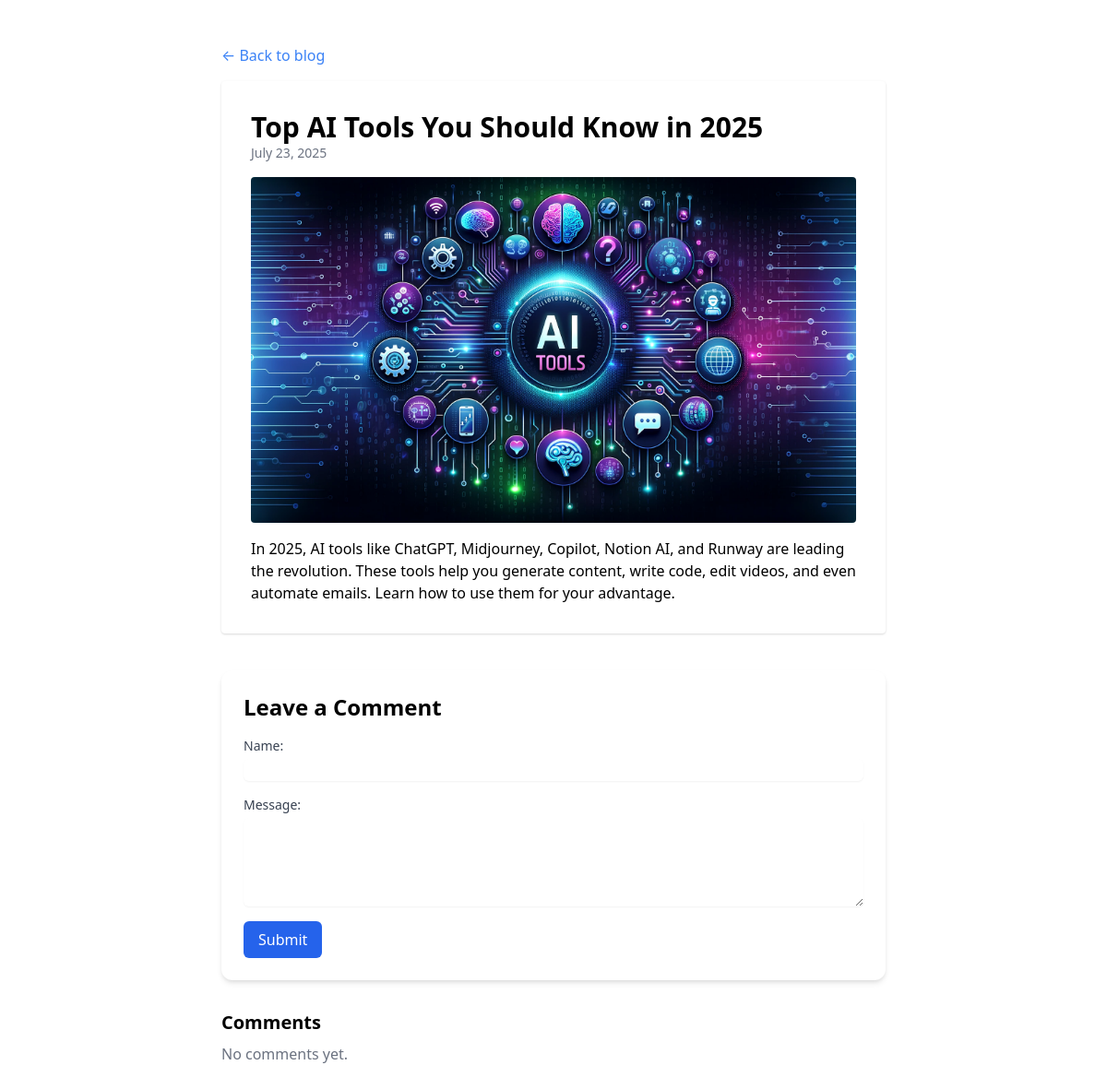
Page /post/top-ai-tools-2025/ on the committed database.
### app/models.py (models this page shows, shortened)
class Post(models.Model):
    title = models.CharField(max_length=200)
    slug = models.SlugField(unique=True, blank=True)
    content = models.TextField()
    image = models.ImageField(upload_to='post_images/', blank=True, null=True)
    category = models.ForeignKey(Category, on_delete=models.SET_NULL, null=True, blank=True)
    created_at = models.DateTimeField(auto_now_add=True)

### app/views.py (the view)
# urls.py: path('post/<slug:slug>/', views.post_detail, name='post_detail'),
def post_detail(request, slug):
    post = get_object_or_404(Post, slug=slug)
    comments = post.comments.all().order_by('-created_at')
    form = CommentForm(request.POST or None)
    if request.method == 'POST' and form.is_valid():
        comment = form.save(commit=False)
        comment.post = post
        comment.save()
        return redirect('post_detail', slug=slug)
    return render(request, 'post_detail.html', {'post': post, 'form': form, 'comments': comments})

### app/forms.py
class CommentForm(forms.ModelForm):
    class Meta:
        model = Comment
        fields = ['name', 'message']

### app/templates/post_detail.html (shortened to what this page needs)
<!DOCTYPE html>
<html lang="en">
<head>
  <link href="https://cdn.jsdelivr.net/npm/tailwindcss@2.2.19/dist/tailwind.min.css" rel="stylesheet">
</head>
<body>
  <div class="max-w-3xl mx-auto py-12 px-6">
    <a href="/" class="text-blue-500">← Back to blog</a>
    <div class="bg-white p-8 rounded shadow mt-4">
      <h1 class="text-3xl font-bold">{{ post.title }}</h1>
      <p class="text-sm text-gray-500 mb-4">{{ post.created_at|date:"F d, Y" }}</p>
      {% if post.image %}<img src="{{ post.image.url }}" class="mb-4 rounded" />{% endif %}
      <div class="prose">{{ post.content|linebreaks }}</div>
    </div>
<div class="mt-10 bg-white p-6 rounded-xl shadow-md">
  <h2 class="text-2xl font-semibold mb-4">Leave a Comment</h2>
  <form method="post" class="space-y-4">{% csrf_token %}
    <div>
      <label for="name" class="block text-sm font-medium text-gray-700">Name:</label>
      <input type="text" name="name" id="name" class="mt-1 block w-full rounded-md border-gray-300 shadow-sm focus:ring-blue-500 focus:border-blue-500">
    </div>
    <div>
      <label for="message" class="block text-sm font-medium text-gray-700">Message:</label>
      <textarea name="message" id="message" rows="4" class="mt-1 block w-full rounded-md border-gray-300 shadow-sm focus:ring-blue-500 focus:border-blue-500"></textarea>
    </div>
    <div>
      <button type="submit" class="inline-flex items-center px-4 py-2 bg-blue-600 text-white font-medium rounded-md hover:bg-blue-700 transition">
        Submit
      </button>
    </div>
  </form>
</div>
<div class="mt-8">
  <h3 class="text-xl font-semibold mb-2">Comments</h3>
  {% if post.comments.all %}
    <ul class="space-y-4">
      {% for comment in post.comments.all %}
        <li class="bg-gray-100 p-4 rounded-md shadow-sm">
          <p class="font-semibold text-gray-800">{{ comment.name }}</p>
          <p class="text-gray-700">{{ comment.message }}</p>
        </li>
      {% endfor %}
    </ul>
  {% else %}
    <p class="text-gray-500">No comments yet.</p>
  {% endif %}
</div>
</body>
</html>

### rows in the picture
Post: title "Top AI Tools You Should Know in 2025", created_at "July 23, 2025", image (picture), content "In 2025, AI tools like ChatGPT, Midjourney, Copilot, Notion AI, and Runway are leading the revolution. These tools help you generate content, write code, edit videos, and even automate emails. Learn how to use them for your advantage."
